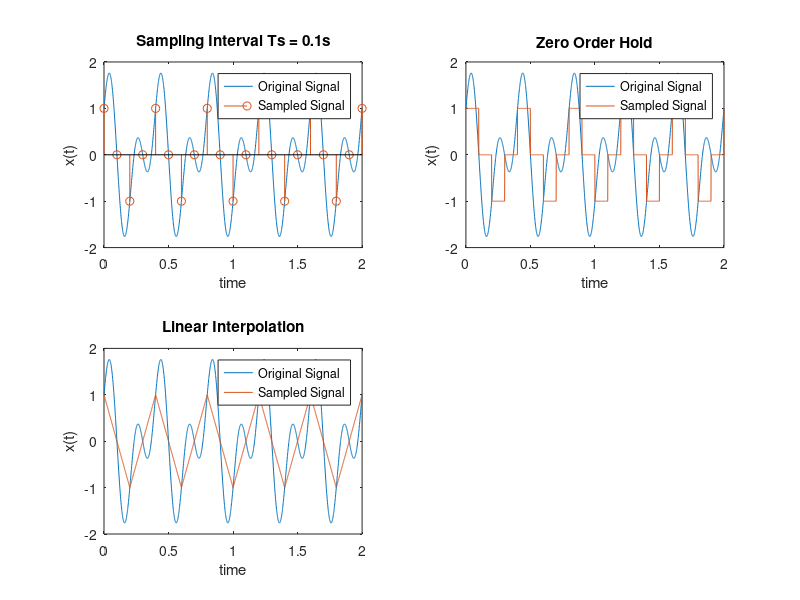

MATLAB code for this plot: (Note: this script raises an error after producing the figure.)
t_fine = 0:0.001:2;
xt = cos(5*pi*t_fine) + sin(10*pi*t_fine);

Ts = 0.1;
t_samples = 0:Ts:2;
y1 = cos(5*pi*t_samples) + sin(10*pi*t_samples);

figure()

subplot(2,2,1)
plot(t_fine,xt)
hold on;
stem(t_samples,y1)
title("Sampling Interval Ts = 0.1s")
ylabel('x(t)')
xlabel('time')
legend('Original Signal','Sampled Signal')


% zero order hold

y2 = interp1(t_samples,y1,t_fine,'previous');

subplot(2,2,2)
plot(t_fine,xt)
hold on;
plot(t_fine,y2)
title("Zero Order Hold")
ylabel('x(t)')
xlabel('time')
legend('Original Signal','Sampled Signal')


%linear interpolation

y3 = interp1(t_samples,y1,t_fine,'linear');

subplot(2,2,3)
plot(t_fine,xt)
hold on;
plot(t_fine,y3);
title("Linear Interpolation")
ylabel('x(t)')
xlabel('time')
legend('Original Signal','Sampled Signal')

%sinc interpolation

n = 0:1:20;
y4 = sinc_recon(n,y1,Ts,t_fine);

subplot(2,2,4)
plot(t_fine,xt)
hold on;
plot(t_fine,y4)
title("SINC interpolation")
ylabel('x(t)')
xlabel('time')
legend('Original Signal','Sampled Signal')

%MAE

disp('Maximum Absolute Error:');

j = (t_fine>=0.25 & t_fine <=1.75);

%For zero hold interpolation
max_zero_hold = max(y2(j) - xt(j));
disp('zero order hold :')
disp(max_zero_hold);

%For linear intrpolation41
max_linear = max(y3(j) - xt(j));
disp('linear interpolation :');
disp(max_linear);

%for sinc interpolation
max_sinc = max(y4(j) - xt(j));
disp('Sinc interpolation');
disp(max_sinc);

 


